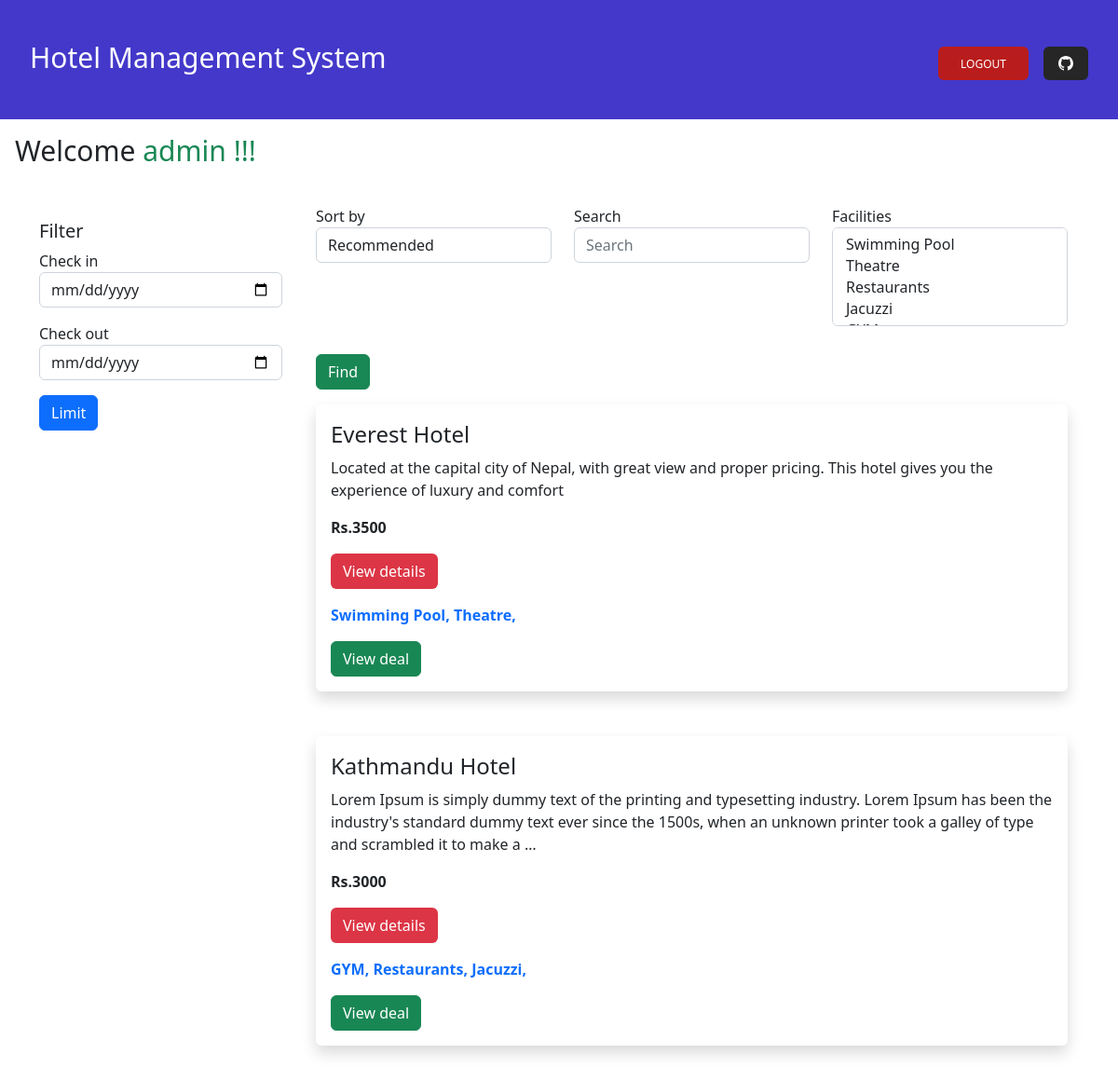
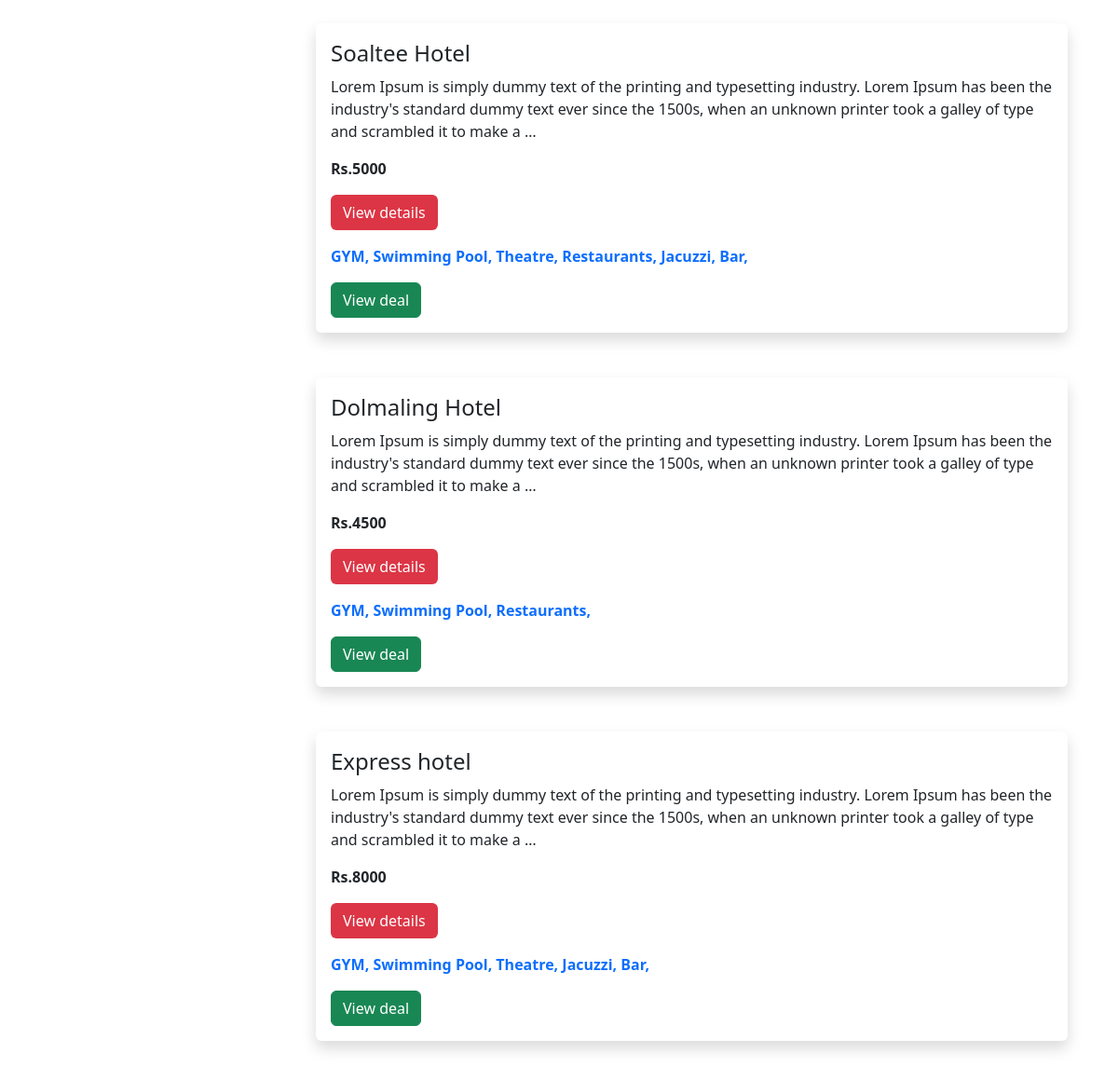
Screenshot of / (signed in) with the database file from the repository (2 pictures, top to bottom).
### myhotel/models.py (models this page shows, shortened)
class BaseModel(models.Model):
    uid = models.UUIDField(default=uuid.uuid4,primary_key=True,editable=False)
    created_at = models.DateField(auto_now_add=True),
    updated_at = models.DateField(auto_now_add=True)

class Hotel(BaseModel):
    hotel_name = models.CharField(max_length=100)
    description = models.TextField()
    hotel_price = models.IntegerField()
    facility = models.ManyToManyField(Facility)

class Facility(BaseModel):
    facility_name = models.CharField(max_length=100)

### myhotel/views.py (the view)
# urls.py: 2. Add a URL to urlpatterns:  path('', views.home, name='home')
@login_required
def home(request):
    data={}
    myfac = Facility.objects.all()
    myhotel = Hotel.objects.all()
    user = request.user
    frmt='REC'
    if request.method == 'GET':
        if 'find' in request.GET:
            frmt = request.GET.get('sort_by')
            search= request.GET.get('search')
            facilities = request.GET.getlist('facilities')
            print(facilities)
            if frmt=='ASC':
                myhotel = myhotel.order_by('hotel_price')
            elif frmt=='DESC':
                myhotel = myhotel.order_by('-hotel_price')
            myhotel = myhotel.filter(hotel_name__icontains=search)
            print(myhotel)
            if len(facilities):
                myhotel = myhotel.filter(facility__facility_name__in=facilities).distinct()
                print(myhotel)
    data={
        'user':user,
        'facility':myfac,
        'hotels':myhotel,
        'sort':frmt
    }
    return render(request,'home.html',data)

### templates/home.html (shortened to what this page needs)
{% extends "base.html" %}
{% block content %}
    <link href="https://cdn.jsdelivr.net/npm/bootstrap@5.2.0-beta1/dist/css/bootstrap.min.css" rel="stylesheet">
<main class="p-3">
    <h1 class="text-3xl">Welcome <span class="text-success">{{user}} !!!</span></h1>
</main>
<section class="search-container mb-5 pb-5">
    <div class="container">
        <div class="row">
            <div class="col-lg-3">
                <div class="row mt-2 justify-content-between">
                    <div class="filter-card">
                        <h5>Filter</h5>
                        <form action="#">
                            <div class="row form-group">
                                <div class="col-md-12">
                                    <label for="mintopay">Check in</label>
                                    <p>
                                        <input type="date" name="checkin" id="checkin" class="form-control">
                                    </p>
                                </div>
                                <div class="col-md-12">
                                    <label for="maxtopay">Check out</label>
                                    <p>
                                        <input type="date" name="checkout" id="checkout" class="form-control">
                                    </p>
                                </div>
                            </div>
                            <div class="row form-group">
                                <div class="col-md-12">
                                    <input type="submit" class="btn btn-primary btn-block" value="Limit">
                                </div>
                            </div>
                        </form>
                    </div>
                </div>
            </div>
            <div class="col-lg-9  px-4 mb-5">
                <form class="" method='get' action=''>
                <div class=" d-flex mt-3 row justify-content-between">
                    <div class="col-md-4">
                    <div class="form-inline">
                        <label class="" for="exampleFormControlSelect1">Sort by</label>
                        <select class="form-control" name="sort_by" id="exampleFormControlSelect1">
                            <option {% if sort == 'REC' %}selected{% endif %} value="REC">Recommended</option>
                        </select>
                    </div>
                    </div>
                    <div class="col-md-4">
                        <div class="form-inline">
                            <label class="" for="exampleFormControlSelect1">Search</label>
                            <input name="search" class="form-control" value="" placeholder="Search">
                        </div>
                    </div>
                    <div class="col-md-4">
                        <div class="form-inline">
                           <label class="" for="exampleFormControlSelect1">Facilities</label>
                            <select name="facilities" class="form-control" multiple>
                                {% for f in facility %}
                                <option value="{{f.facility_name}}">{{f.facility_name}}</option>
                                {% endfor %}
                        </select>
                        </div>
                    </div>
                    <div class="col-md-4">
                            <button style="margin-top: 30px;" type="submit" name="find" class="btn btn-success">Find</button>
                        </div>
                </div>
                </form>
                <div class="row  mt-3 search-card-result">
                    <div class="col-md-3  w-100">
                        {% for h in hotels  %}
                        <div class="col-md-5 shadow p-3 mb-5 bg-white rounded w-100">
                            <h5 class="text-2xl">{{h.hotel_name}}</h5>
                            <p>
                                {{h.description | truncatewords:40}}
                            </p>
                            <p>
                                <b> Rs.{{h.hotel_price}}</b>
                            </p>
                            <a href="hotel/{{h.uid}}" class="btn bg-danger text-white">View details</a>
                            <p class="text-primary mt-3">
                                {% for f in h.facility.all %}
                                <b>{{f.facility_name}}, </b>
                                {% endfor %}
                            </p>
                            <div class="btn btn-success">View deal </div>
                        </div>
                        {% endfor %}
                </div>
            </div>
        </div>
    </div>
</section>
{% endblock content %}

### rows the page displays
Hotel: hotel_name "Everest Hotel", description "Located at the capital city of Nepal, with great view and proper pricing. This hotel gives you the experience of luxury and comfort", hotel_price "3500"
Facility: facility_name "Swimming Pool"
Facility: facility_name "Theatre"
Hotel: hotel_name "Kathmandu Hotel", description "Lorem Ipsum is simply dummy text of the printing and typesetting industry. Lorem Ipsum has been the industry's standard dummy text ever since the 1500s, when an unknown printer took a galley of type and scrambled it to make a …", hotel_price "3000"
Facility: facility_name "GYM"
Facility: facility_name "Restaurants"
Facility: facility_name "Jacuzzi"
Hotel: hotel_name "Soaltee Hotel", description "Lorem Ipsum is simply dummy text of the printing and typesetting industry. Lorem Ipsum has been the industry's standard dummy text ever since the 1500s, when an unknown printer took a galley of type and scrambled it to make a …", hotel_price "5000"
Facility: facility_name "Bar"
Hotel: hotel_name "Dolmaling Hotel", description "Lorem Ipsum is simply dummy text of the printing and typesetting industry. Lorem Ipsum has been the industry's standard dummy text ever since the 1500s, when an unknown printer took a galley of type and scrambled it to make a …", hotel_price "4500"
Hotel: hotel_name "Express hotel", description "Lorem Ipsum is simply dummy text of the printing and typesetting industry. Lorem Ipsum has been the industry's standard dummy text ever since the 1500s, when an unknown printer took a galley of type and scrambled it to make a …", hotel_price "8000"

### other values shown
{{ user }} "admin"
